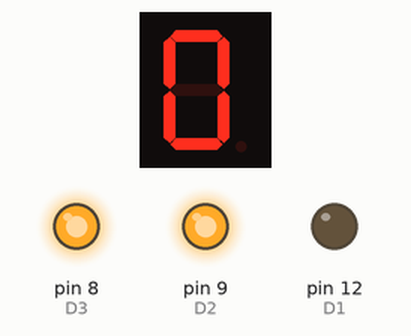
Bench run of a sketch on a simulated Arduino Nano, built with avr-gcc and run on an emulated ATmega328P. Parts: 1-digit seven-segment display, output pins drawn as LEDs (lit = HIGH). Wiring (inferred from the names in the program): 1-digit 7-segment display, segments lit when HIGH: segments pin 11, pin 7, pin 4, pin 2, pin 1, pin 10, pin 5, pin 3. The segment pins are drawn as the display they are named for; pins used as bus, display or sensor lines are not drawn.

Above: at 0.1 s.
At 1.6 s:
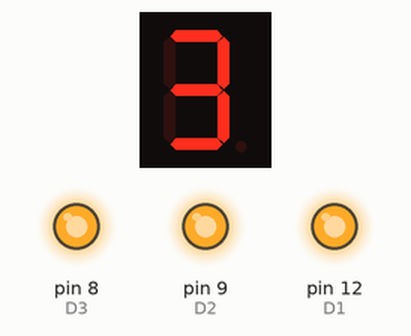
At 2.1 s:
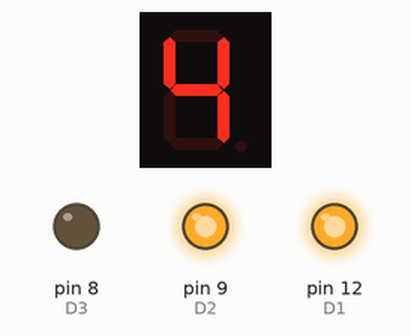
At 5.1 s:
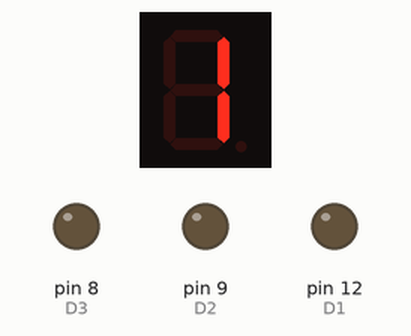
At 7.6 s:
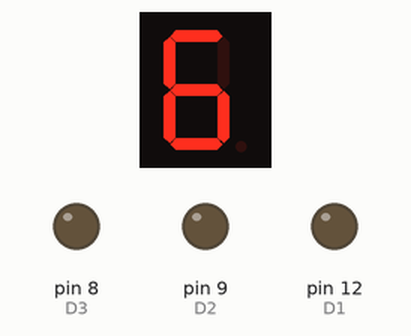
At 10.1 s:
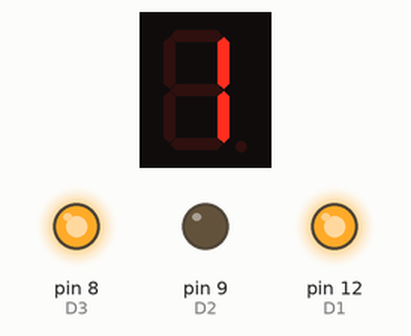
Timing chart, 0 to 40.0 s (numbered marks = the images above):
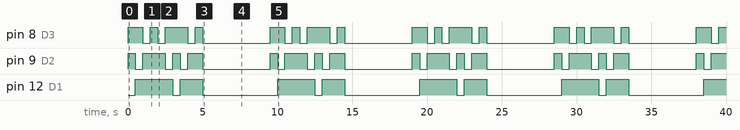

Measured:
- by itself, pin 8 (D3): repeats every 9.5 s: LOW 0.50 s, HIGH 0.50 s, LOW 0.50 s, HIGH 1.5 s, LOW 0.50 s, HIGH 0.50 s, LOW 4.5 s, HIGH 1.0 s
- by itself, pin 9 (D2): repeats every 9.5 s: LOW 0.50 s, HIGH 1.5 s, LOW 0.50 s, HIGH 0.50 s, LOW 0.50 s, HIGH 1.0 s, LOW 4.5 s, HIGH 0.50 s
- by itself, pin 12 (D1): repeats every 9.5 s: LOW 0.50 s, HIGH 1.5 s, LOW 5.0 s, HIGH 2.5 s
- what the display in image 1 shows lasts 0.5 s, from 1.5 s to 2.0 s

The sketch:

4x7-segment_display.ino
```cpp
#include <SevSeg.h>

int pinA = 11;
int pinB = 7;
int pinC = 4;
int pinD = 2;
int pinE = 1;
int pinF = 10;
int pinG = 5;
int pinDP = 3;
int D1 = 12;
int D2 = 9;
int D3 = 8;
int D4 = 6;

/* Setup for Arduino Nano
Connect the 4x7-segment below from left to right and above from right to left in order from 1-12
PINs: 6,8,9,12 - number pins - add 1k Resistor

To let it light up - segment has to be low and Char has to be high

Probably Common Cathode Display:
Common Anode (CA) -> Segment lights up when LOW
Common Cathode (CC) → Segment lights up when HIGH
*/

void setup() {  //set all segments & digits as outputs
  pinMode(pinA, OUTPUT);
  pinMode(pinB, OUTPUT);
  pinMode(pinC, OUTPUT);
  pinMode(pinD, OUTPUT);
  pinMode(pinE, OUTPUT);
  pinMode(pinF, OUTPUT);
  pinMode(pinG, OUTPUT);
  pinMode(pinDP, OUTPUT);
  pinMode(D1, OUTPUT);
  pinMode(D2, OUTPUT);
  pinMode(D3, OUTPUT);
  pinMode(D4, OUTPUT);
}

void loop() {
  test_all();
}

void test_all() {
  digit1();
  zero();
  delay(500);
  digit2();
  one();
  delay(500);
  digit3();
  two();
  delay(500);
  digit4();
  three();
  delay(500);
  digit3();
  four();
  delay(500);
  digit2();
  five();
  delay(500);
  digit1();
  six();
  delay(500);
  digit2();
  seven();
  delay(500);
  digit3();
  eight();
  delay(500);
  digit4();
  nine();
  delay(500);

  all4Digits();
  allNumbers();
}


//functions representing numbers 0-9
void zero() {
  digitalWrite(pinA, HIGH);
  digitalWrite(pinB, HIGH);
  digitalWrite(pinC, HIGH);
  digitalWrite(pinD, HIGH);
  digitalWrite(pinE, HIGH);
  digitalWrite(pinF, HIGH);
  digitalWrite(pinG, LOW);
}

void one() {
  digitalWrite(pinA, LOW);
  digitalWrite(pinB, HIGH);
  digitalWrite(pinC, HIGH);
  digitalWrite(pinD, LOW);
  digitalWrite(pinE, LOW);
  digitalWrite(pinF, LOW);
  digitalWrite(pinG, LOW);
}

void two() {
  digitalWrite(pinA, HIGH);
  digitalWrite(pinB, HIGH);
  digitalWrite(pinC, LOW);
  digitalWrite(pinD, HIGH);
  digitalWrite(pinE, HIGH);
  digitalWrite(pinF, LOW);
  digitalWrite(pinG, HIGH);
}

void three() {
  digitalWrite(pinA, HIGH);
  digitalWrite(pinB, HIGH);
  digitalWrite(pinC, HIGH);
  digitalWrite(pinD, HIGH);
  digitalWrite(pinE, LOW);
  digitalWrite(pinF, LOW);
  digitalWrite(pinG, HIGH);
}

void four() {
  digitalWrite(pinA, LOW);
  digitalWrite(pinB, HIGH);
  digitalWrite(pinC, HIGH);
  digitalWrite(pinD, LOW);
  digitalWrite(pinE, LOW);
  digitalWrite(pinF, HIGH);
  digitalWrite(pinG, HIGH);
}

void five() {
  digitalWrite(pinA, HIGH);
  digitalWrite(pinB, LOW);
  digitalWrite(pinC, HIGH);
  digitalWrite(pinD, HIGH);
  digitalWrite(pinE, LOW);
  digitalWrite(pinF, HIGH);
  digitalWrite(pinG, HIGH);
}

void six() {
  digitalWrite(pinA, HIGH);
  digitalWrite(pinB, LOW);
  digitalWrite(pinC, HIGH);
  digitalWrite(pinD, HIGH);
  digitalWrite(pinE, HIGH);
  digitalWrite(pinF, HIGH);
  digitalWrite(pinG, HIGH);
}

void seven() {
  digitalWrite(pinA, HIGH);
  digitalWrite(pinB, HIGH);
  digitalWrite(pinC, HIGH);
  digitalWrite(pinD, LOW);
  digitalWrite(pinE, LOW);
  digitalWrite(pinF, LOW);
  digitalWrite(pinG, LOW);
}

void eight() {
  digitalWrite(pinA, HIGH);
  digitalWrite(pinB, HIGH);
  digitalWrite(pinC, HIGH);
  digitalWrite(pinD, HIGH);
  digitalWrite(pinE, HIGH);
  digitalWrite(pinF, HIGH);
  digitalWrite(pinG, HIGH);
}

void nine() {
  digitalWrite(pinA, HIGH);
  digitalWrite(pinB, HIGH);
  digitalWrite(pinC, HIGH);
  digitalWrite(pinD, LOW);
  digitalWrite(pinE, LOW);
  digitalWrite(pinF, HIGH);
  digitalWrite(pinG, HIGH);
}

void allNumbers() {
  one();
  delay(500);
  two();
  delay(500);
  three();
  delay(500);
  four();
  delay(500);
  five();
  delay(500);
  six();
  delay(500);
  seven();
  delay(500);
  eight();
  delay(500);
  nine();
  delay(500);
}

void turnOffAllSegments() {
  digitalWrite(pinA, LOW);
  digitalWrite(pinB, LOW);
  digitalWrite(pinC, LOW);
  digitalWrite(pinD, LOW);
  digitalWrite(pinE, LOW);
  digitalWrite(pinF, LOW);
  digitalWrite(pinG, LOW);
}


//functions to select individual digits on the display
void digit1() {
  digitalWrite(D1, LOW);
  digitalWrite(D2, HIGH);
  digitalWrite(D3, HIGH);
  digitalWrite(D4, HIGH);
}

void digit2() {
  digitalWrite(D1, HIGH);
  digitalWrite(D2, LOW);
  digitalWrite(D3, HIGH);
  digitalWrite(D4, HIGH);
}

void digit3() {
  digitalWrite(D1, HIGH);
  digitalWrite(D2, HIGH);
  digitalWrite(D3, LOW);
  digitalWrite(D4, HIGH);
}

void digit4() {
  digitalWrite(D1, HIGH);
  digitalWrite(D2, HIGH);
  digitalWrite(D3, HIGH);
  digitalWrite(D4, LOW);
}

void all4Digits() {
  digitalWrite(D1, LOW);
  digitalWrite(D2, LOW);
  digitalWrite(D3, LOW);
  digitalWrite(D4, LOW);
}

// functions for letters
void I() {
  digitalWrite(pinA, LOW);
  digitalWrite(pinB, HIGH);
  digitalWrite(pinC, HIGH);
  digitalWrite(pinD, LOW);
  digitalWrite(pinE, LOW);
  digitalWrite(pinF, LOW);
  digitalWrite(pinG, LOW);
}

void L() {
  digitalWrite(pinA, LOW);
  digitalWrite(pinB, LOW);
  digitalWrite(pinC, LOW);
  digitalWrite(pinD, HIGH);
  digitalWrite(pinE, HIGH);
  digitalWrite(pinF, HIGH);
  digitalWrite(pinG, LOW);
}

void Y() {
  digitalWrite(pinA, LOW);
  digitalWrite(pinB, HIGH);
  digitalWrite(pinC, HIGH);
  digitalWrite(pinD, HIGH);
  digitalWrite(pinE, LOW);
  digitalWrite(pinF, HIGH);
  digitalWrite(pinG, HIGH);
}

void M() {
  digitalWrite(pinA, LOW);
  digitalWrite(pinB, LOW);
  digitalWrite(pinC, HIGH);
  digitalWrite(pinD, LOW);
  digitalWrite(pinE, HIGH);
  digitalWrite(pinF, LOW);
  digitalWrite(pinG, HIGH);
}

void E() {
  digitalWrite(pinA, HIGH);
  digitalWrite(pinB, LOW);
  digitalWrite(pinC, LOW);
  digitalWrite(pinD, HIGH);
  digitalWrite(pinE, HIGH);
  digitalWrite(pinF, HIGH);
  digitalWrite(pinG, HIGH);
}

void N() {
  digitalWrite(pinA, LOW);
  digitalWrite(pinB, LOW);
  digitalWrite(pinC, HIGH);
  digitalWrite(pinD, LOW);
  digitalWrite(pinE, HIGH);
  digitalWrite(pinF, LOW);
  digitalWrite(pinG, HIGH);
}

void S() {
  digitalWrite(pinA, HIGH);
  digitalWrite(pinB, LOW);
  digitalWrite(pinC, HIGH);
  digitalWrite(pinD, HIGH);
  digitalWrite(pinE, LOW);
  digitalWrite(pinF, HIGH);
  digitalWrite(pinG, HIGH);
}

void C() {
  digitalWrite(pinA, HIGH);
  digitalWrite(pinB, LOW);
  digitalWrite(pinC, LOW);
  digitalWrite(pinD, HIGH);
  digitalWrite(pinE, HIGH);
  digitalWrite(pinF, HIGH);
  digitalWrite(pinG, LOW);
}

void H() {
  digitalWrite(pinA, LOW);
  digitalWrite(pinB, HIGH);
  digitalWrite(pinC, HIGH);
  digitalWrite(pinD, LOW);
  digitalWrite(pinE, HIGH);
  digitalWrite(pinF, HIGH);
  digitalWrite(pinG, HIGH);
}

void A() {
  digitalWrite(pinA, HIGH);
  digitalWrite(pinB, HIGH);
  digitalWrite(pinC, HIGH);
  digitalWrite(pinD, LOW);
  digitalWrite(pinE, HIGH);
  digitalWrite(pinF, HIGH);
  digitalWrite(pinG, HIGH);
}

void T() {
  digitalWrite(pinA, HIGH);
  digitalWrite(pinB, HIGH);
  digitalWrite(pinC, HIGH);
  digitalWrite(pinD, LOW);
  digitalWrite(pinE, LOW);
  digitalWrite(pinF, LOW);
  digitalWrite(pinG, LOW);
}

void Z() {
  digitalWrite(pinA, HIGH);
  digitalWrite(pinB, HIGH);
  digitalWrite(pinC, LOW);
  digitalWrite(pinD, HIGH);
  digitalWrite(pinE, HIGH);
  digitalWrite(pinF, LOW);
  digitalWrite(pinG, HIGH);
}

void dot() {
  digitalWrite(pinDP, HIGH);
}

void undot() {
  digitalWrite(pinDP, LOW);
}

void ily() {
  digit1();
  undot();
  I();
  delay(500);

  digit2();
  L();
  delay(500);

  digit3();
  Y();
  delay(500);

  digit4();
  turnOffAllSegments();
  dot();  // Punkt
  delay(500);
}
```
